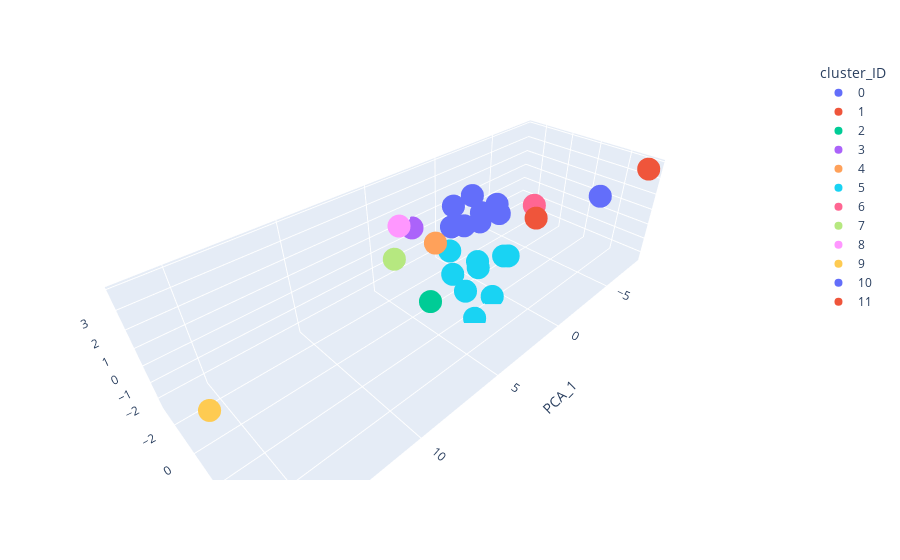

Here is the notebook cell this chart was saved with:
### Code cell
plot_cluster_amine(X, amine_3_components_pca, distance = 3, method='PCA')
# oversampling y undersampling
# agregar col extra de cluster
# considerar que los ejes de PCA su rango no es el mismo
# no es necesaro separarlos

### Figure 1 — Plotly figure (JSON) as saved in the notebook; plotly's stock layout.template omitted (floating-point values rounded to 4 significant figures)
{"data": [{"hovertemplate": "cluster_ID=0<br>PCA_1=%{x}<br>PCA_2=%{y}<br>PCA_3=%{z}<extra></extra>", "legendgroup": "0", "marker": {"color": "#636efa", "symbol": "circle"}, "mode": "markers", "name": "0", "scene": "scene", "showlegend": true, "type": "scatter3d", "x": [0.05377, -1.469, -3.67, -0.7927, -1.893, -0.08872, -3.471, -2.026], "y": [-0.9292, -1.052, -1.572, -2.749, -1.323, -1.937, -1.193, -2.216], "z": [0.7046, 0.2975, 0.4631, -0.4711, 0.6494, 1.545, 0.02598, 1.428]}, {"hovertemplate": "cluster_ID=1<br>PCA_1=%{x}<br>PCA_2=%{y}<br>PCA_3=%{z}<extra></extra>", "legendgroup": "1", "marker": {"color": "#EF553B", "symbol": "circle"}, "mode": "markers", "name": "1", "scene": "scene", "showlegend": true, "type": "scatter3d", "x": [-7.527], "y": [5.723], "z": [3.908]}, {"hovertemplate": "cluster_ID=2<br>PCA_1=%{x}<br>PCA_2=%{y}<br>PCA_3=%{z}<extra></extra>", "legendgroup": "2", "marker": {"color": "#00cc96", "symbol": "circle"}, "mode": "markers", "name": "2", "scene": "scene", "showlegend": true, "type": "scatter3d", "x": [5.296], "y": [1.709], "z": [-0.3872]}, {"hovertemplate": "cluster_ID=3<br>PCA_1=%{x}<br>PCA_2=%{y}<br>PCA_3=%{z}<extra></extra>", "legendgroup": "3", "marker": {"color": "#ab63fa", "symbol": "circle"}, "mode": "markers", "name": "3", "scene": "scene", "showlegend": true, "type": "scatter3d", "x": [2.186], "y": [-3.039], "z": [0.5764]}, {"hovertemplate": "cluster_ID=4<br>PCA_1=%{x}<br>PCA_2=%{y}<br>PCA_3=%{z}<extra></extra>", "legendgroup": "4", "marker": {"color": "#FFA15A", "symbol": "circle"}, "mode": "markers", "name": "4", "scene": "scene", "showlegend": true, "type": "scatter3d", "x": [2.552], "y": [-0.7333], "z": [0.7329]}, {"hovertemplate": "cluster_ID=5<br>PCA_1=%{x}<br>PCA_2=%{y}<br>PCA_3=%{z}<extra></extra>", "legendgroup": "5", "marker": {"color": "#19d3f3", "symbol": "circle"}, "mode": "markers", "name": "5", "scene": "scene", "showlegend": true, "type": "scatter3d", "x": [1.201, 1.546, -0.1952, 2.063, -1.885, -2.656, 2.86, 0.8888, 1.862], "y": [1.241, -0.6181, -0.006931, 1.131, 0.6042, 0.3709, 2.562, 2.113, -0.0601], "z": [-0.5883, -0.1855, -1.451, -1.812, -1.568, -2.032, -2.437, -2.291, -1.363]}, {"hovertemplate": "cluster_ID=6<br>PCA_1=%{x}<br>PCA_2=%{y}<br>PCA_3=%{z}<extra></extra>", "legendgroup": "6", "marker": {"color": "#FF6692", "symbol": "circle"}, "mode": "markers", "name": "6", "scene": "scene", "showlegend": true, "type": "scatter3d", "x": [-7.406], "y": [-1.293], "z": [-0.9062]}, {"hovertemplate": "cluster_ID=7<br>PCA_1=%{x}<br>PCA_2=%{y}<br>PCA_3=%{z}<extra></extra>", "legendgroup": "7", "marker": {"color": "#B6E880", "symbol": "circle"}, "mode": "markers", "name": "7", "scene": "scene", "showlegend": true, "type": "scatter3d", "x": [6.194], "y": [0.1913], "z": [1.856]}, {"hovertemplate": "cluster_ID=8<br>PCA_1=%{x}<br>PCA_2=%{y}<br>PCA_3=%{z}<extra></extra>", "legendgroup": "8", "marker": {"color": "#FF97FF", "symbol": "circle"}, "mode": "markers", "name": "8", "scene": "scene", "showlegend": true, "type": "scatter3d", "x": [4.374], "y": [-1.535], "z": [2.221]}, {"hovertemplate": "cluster_ID=9<br>PCA_1=%{x}<br>PCA_2=%{y}<br>PCA_3=%{z}<extra></extra>", "legendgroup": "9", "marker": {"color": "#FECB52", "symbol": "circle"}, "mode": "markers", "name": "9", "scene": "scene", "showlegend": true, "type": "scatter3d", "x": [16.28], "y": [1.874], "z": [1.018]}, {"hovertemplate": "cluster_ID=10<br>PCA_1=%{x}<br>PCA_2=%{y}<br>PCA_3=%{z}<extra></extra>", "legendgroup": "10", "marker": {"color": "#636efa", "symbol": "circle"}, "mode": "markers", "name": "10", "scene": "scene", "showlegend": true, "type": "scatter3d", "x": [-8.099], "y": [2.965], "z": [1.059]}, {"hovertemplate": "cluster_ID=11<br>PCA_1=%{x}<br>PCA_2=%{y}<br>PCA_3=%{z}<extra></extra>", "legendgroup": "11", "marker": {"color": "#EF553B", "symbol": "circle"}, "mode": "markers", "name": "11", "scene": "scene", "showlegend": true, "type": "scatter3d", "x": [-6.181], "y": [-0.2267], "z": [-0.9928]}], "layout": {"legend": {"title": {"text": "cluster_ID"}, "tracegroupgap": 0}, "margin": {"t": 60}, "scene": {"domain": {"x": [0, 1], "y": [0, 1]}, "xaxis": {"title": {"text": "PCA_1"}}, "yaxis": {"title": {"text": "PCA_2"}}, "zaxis": {"title": {"text": "PCA_3"}}}}}
